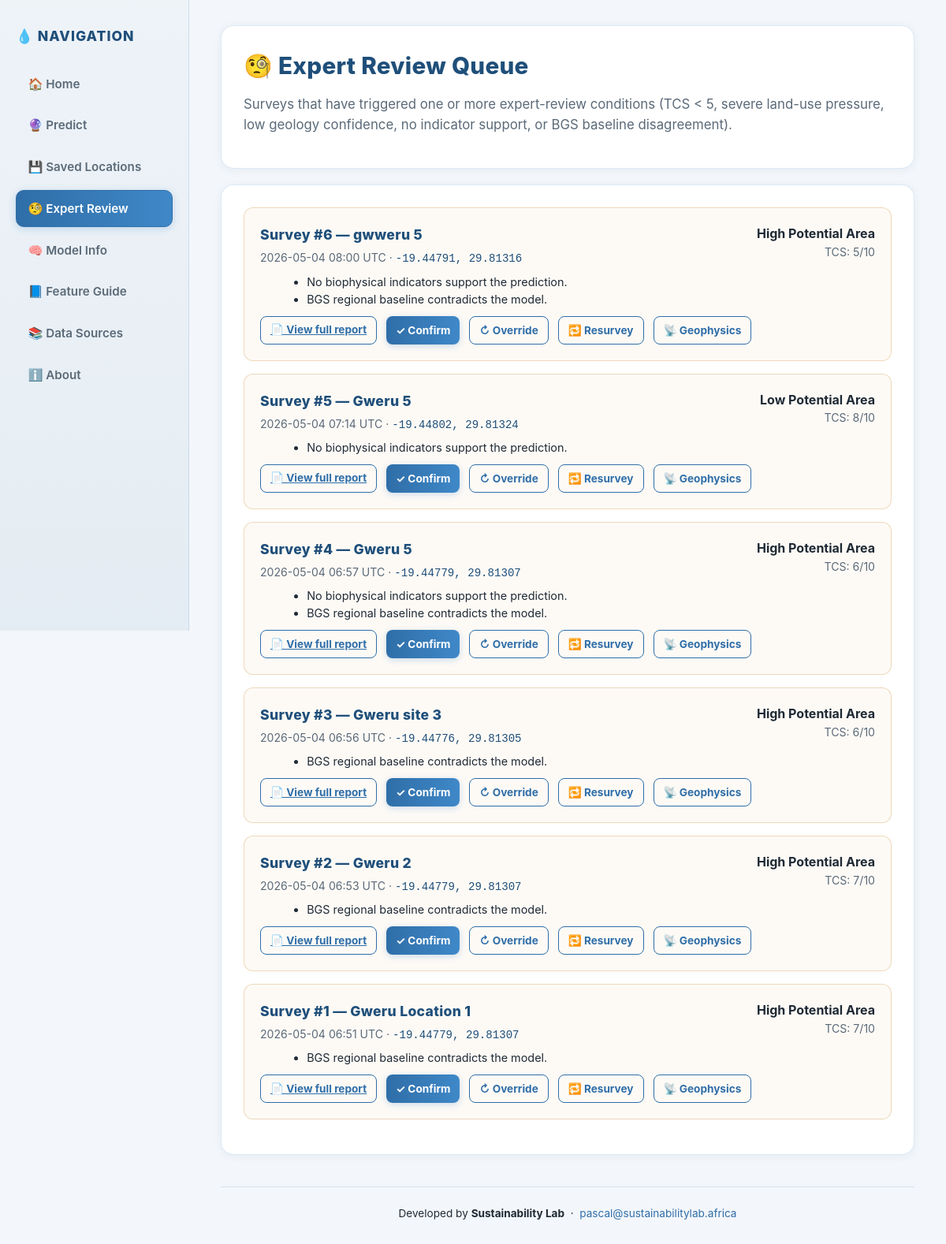
The page /expert-review on the database as committed earlier.
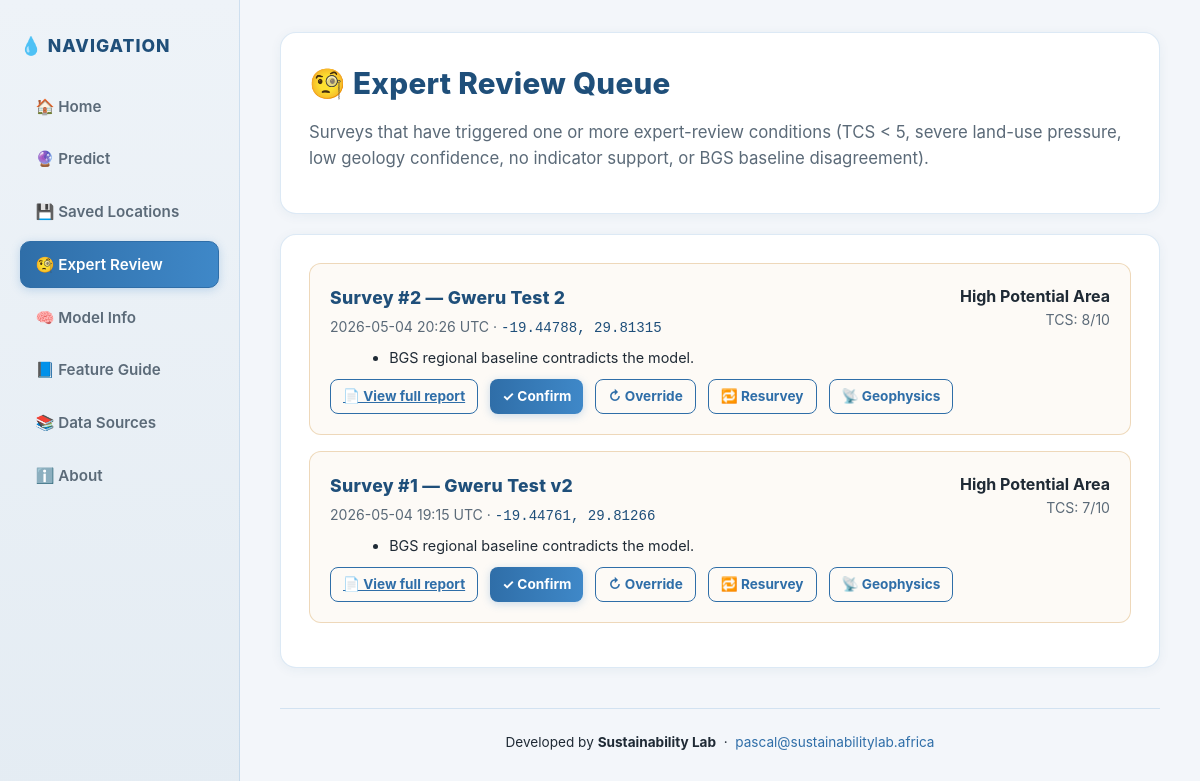
The same page on the database as committed later.
### models.py (models this page shows, shortened)
class SavedLocation(db.Model):
    __tablename__ = "saved_locations"
    id          = db.Column(db.Integer, primary_key=True)
    latitude    = db.Column(db.Float,        nullable=False)
    longitude   = db.Column(db.Float,        nullable=False)
    label       = db.Column(db.String(200),  nullable=True)
    hydrogeology_json    = db.Column(db.Text, nullable=True)
    predictors_json      = db.Column(db.Text, nullable=True)   # the 6 model inputs + per-feature 'inferred' flags
    supplementary_json   = db.Column(db.Text, nullable=True)   # Phase 2 \u00a73.1.2 observations
    land_use_json        = db.Column(db.Text, nullable=True)   # Phase 3 checklist + computed LUPS
    prediction_json      = db.Column(db.Text, nullable=True)   # raw model output + final adjusted + TCS + BGS check + flags
    expert_review_json   = db.Column(db.Text, nullable=True)
    final_class          = db.Column(db.String(40),  nullable=True, index=True)   # "High Potential Area" or "Low Potential Area"
    tcs                  = db.Column(db.Integer,     nullable=True, index=True)
    needs_expert_review  = db.Column(db.Boolean,     nullable=False, default=False, index=True)
    created_at           = db.Column(db.DateTime, default=datetime.utcnow,
                                     nullable=False, index=True)
    def get_hydrogeology(self):    return _json_loads(self.hydrogeology_json)    or {}
    def get_predictors(self):      return _json_loads(self.predictors_json)      or {}
    def get_supplementary(self):   return _json_loads(self.supplementary_json)   or {}
    def get_land_use(self):        return _json_loads(self.land_use_json)        or {}
    def get_prediction(self):      return _json_loads(self.prediction_json)      or {}
    def get_expert_review(self):   return _json_loads(self.expert_review_json)   or {}
    def to_dict(self):
        supp = self.get_supplementary()
        notable = ""
        if isinstance(supp, dict):
            notable = supp.get("notable_features", "") or ""
        return {
            "id":             self.id,
            "latitude":       self.latitude,
            "longitude":      self.longitude,
            "label":          self.label,
            "hydrogeology":   self.get_hydrogeology(),
            "predictors":     self.get_predictors(),
            "supplementary":  supp,
            "land_use":       self.get_land_use(),
            "prediction":     self.get_prediction(),
            "expert_review":  self.get_expert_review(),
            "notable_features": notable,
            "final_class":    self.final_class,
            "tcs":            self.tcs,
            "needs_expert_review": bool(self.needs_expert_review),
            "created_at":     self.created_at.isoformat() + "Z",
        }

### app.py (the view)
    @app.route("/expert-review")
    def expert_review_page():
        rows = (SavedLocation.query
                .filter(SavedLocation.needs_expert_review.is_(True))
                .order_by(SavedLocation.created_at.desc())
                .all())
        return render_template(
            "expert_review.html",
            page="expert-review",
            rows=[r.to_dict() for r in rows],
        )

### models.py (called while the page is built)
def _json_loads(raw):
    if not raw:
        return None
    try:
        return json.loads(raw)
    except (TypeError, ValueError):
        return None

### templates/expert_review.html (shortened to what this page needs)
{% extends "base.html" %}
{% block content %}
  <div class="card">
    <h1>🧐 Expert Review Queue</h1>
    <p class="lead">
      Surveys that have triggered one or more expert-review conditions
      (TCS &lt; 5, severe land-use pressure, low geology confidence, no
      indicator support, or BGS baseline disagreement).
    </p>
  </div>
  <div class="card">
    {% if not rows %}
      <p class="muted">
        Nothing in the review queue. New predictions that trigger review
        conditions will appear here automatically.
      </p>
    {% else %}
      {% for r in rows %}
        {% set p = r.prediction or {} %}
        {% set rev = p.get('expert_review', {}) %}
        {% set raw = p.get('raw_model', {}) %}
        {% set mod = p.get('modifier', {}) %}
        {% set tcs = p.get('tcs', {}) %}
        <div class="review-card">
          <div style="display: flex; justify-content: space-between; align-items: flex-start; gap: 1rem; flex-wrap: wrap;">
            <div>
              <h3 style="margin-bottom: 0.3rem;">
                Survey #{{ r.id }}
                {% if r.label %} — {{ r.label }}{% endif %}
              </h3>
              <p class="muted" style="font-size: 0.88rem; margin: 0;">
                {{ r.created_at[:16].replace('T', ' ') }} UTC ·
                <span class="mono">{{ '%.5f'|format(r.latitude) }}, {{ '%.5f'|format(r.longitude) }}</span>
              </p>
            </div>
            <div style="text-align: right;">
              <p style="margin: 0;">
                <strong>{{ r.final_class or raw.get('label', '—') }}</strong>
              </p>
              <p class="muted" style="font-size: 0.88rem; margin: 0;">
                TCS: {{ r.tcs if r.tcs is not none else '—' }}/10
              </p>
            </div>
          </div>
          {% if rev.get('reasons') %}
            <ul class="review-reasons">
              {% for reason in rev.reasons %}
                <li>{{ reason }}</li>
              {% endfor %}
            </ul>
          {% endif %}
          <div class="btn-row">
            <a href="{{ url_for('site_survey_report', loc_id=r.id) }}"
               class="btn btn-secondary btn-sm">📄 View full report</a>
            <button class="btn btn-sm btn-review-decide"
                    data-id="{{ r.id }}" data-decision="confirmed">✓ Confirm</button>
            <button class="btn btn-secondary btn-sm btn-review-decide"
                    data-id="{{ r.id }}" data-decision="overridden">↻ Override</button>
            <button class="btn btn-secondary btn-sm btn-review-decide"
                    data-id="{{ r.id }}" data-decision="resurvey">🔁 Resurvey</button>
            <button class="btn btn-secondary btn-sm btn-review-decide"
                    data-id="{{ r.id }}" data-decision="geophysics">📡 Geophysics</button>
          </div>
        </div>
      {% endfor %}
    {% endif %}
  </div>
{% endblock %}

Rows that differ between the two databases and show on the page:
removed SavedLocation: id "6", label "gwweru 5", created_at "2026-05-04 08:00", latitude "-19.44791", longitude "29.81316", final_class "High Potential Area", tcs "5", reasons "No biophysical indicators support the prediction." "BGS regional baseline contradicts the model."
removed SavedLocation: id "5", label "Gweru 5", created_at "2026-05-04 07:14", latitude "-19.44802", longitude "29.81324", final_class "Low Potential Area", tcs "8", reasons "No biophysical indicators support the prediction."
removed SavedLocation: id "4", label "Gweru 5", created_at "2026-05-04 06:57", latitude "-19.44779", longitude "29.81307", final_class "High Potential Area", tcs "6", reasons "No biophysical indicators support the prediction." "BGS regional baseline contradicts the model."
removed SavedLocation: id "3", label "Gweru site 3", created_at "2026-05-04 06:56", latitude "-19.44776", longitude "29.81305", final_class "High Potential Area", tcs "6", reasons "BGS regional baseline contradicts the model."
changed SavedLocation id 2: label "Gweru 2" → "Gweru Test 2"; created_at "2026-05-04 06:53" → "2026-05-04 20:26"; latitude "-19.44779" → "-19.44788"; longitude "29.81307" → "29.81315"; tcs "7" → "8"
changed SavedLocation: label "Gweru Location 1" → "Gweru Test v2"; created_at "2026-05-04 06:51" → "2026-05-04 19:15"; latitude "-19.44779" → "-19.44761"; longitude "29.81307" → "29.81266"
